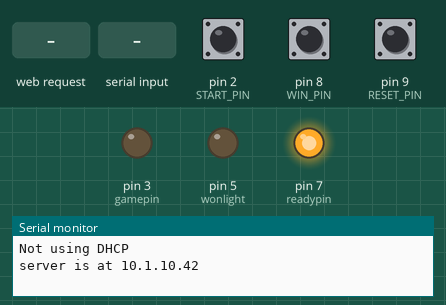
A sketch run on a simulated Arduino Uno, built with avr-gcc and run on an emulated ATmega328P. Shown: output pins drawn as LEDs (lit = HIGH), the last lines printed to the serial monitor. Dashed ring = blinking. The inputs (shaded band) are chosen by the test bench; at power-on: pin 2 (START_PIN) HIGH, pin 8 (WIN_PIN) HIGH, pin 9 (RESET_PIN) HIGH. WiFi joins after 1.5 s; servers stay silent unless stated.

Above: at 1.2 s.
1.3 s: HTTP request GET /gamefailed received
At 2.3 s:
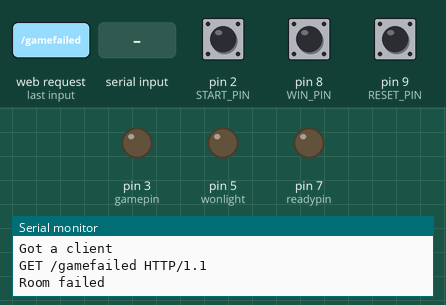
2.8 s: "s\n" received over Serial
At 3.2 s:
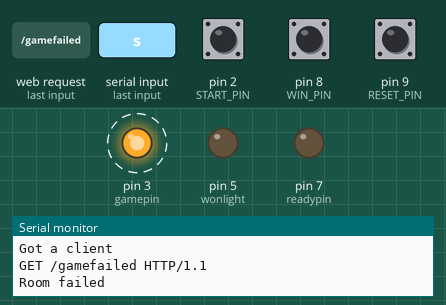
5.8 s: HTTP request GET /roomwon received
At 6.9 s:
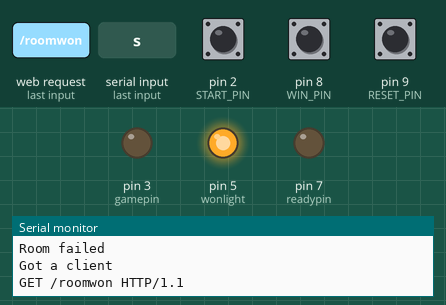
7.3 s: HTTP request GET /confirmstart received
At 8.0 s:
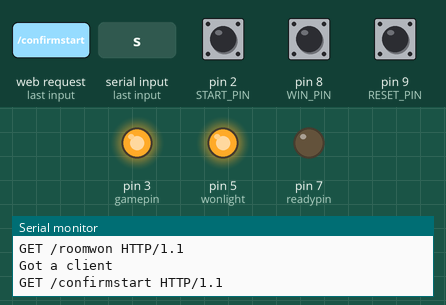
8.8 s: "GET /started\n" received over Serial
At 9.3 s:
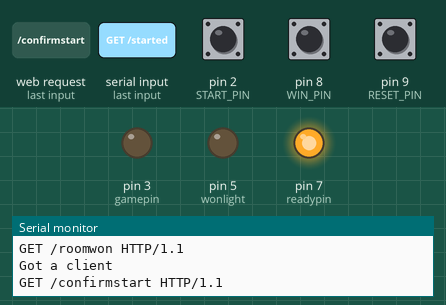
10.3 s: HTTP request GET /confirmstart received
At 11.5 s:
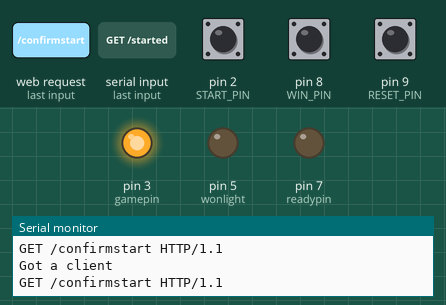
Timing chart, 0 to 12.8 s (numbered marks = the images above; inputs shaded):
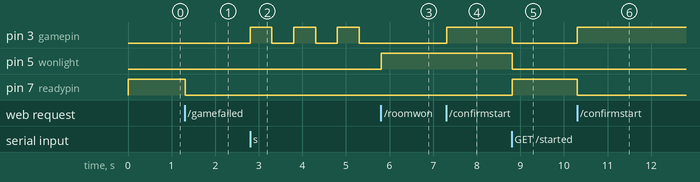

Measured:
- after the input at 1.3 s, pin 7 (readypin): HIGH → LOW at once
- after the input at 2.8 s, pin 3 (gamepin): alternates HIGH for 0.50 s and LOW for 0.50 s, starting at once
- after the input at 5.8 s, pin 3 (gamepin): stays LOW (without the input it goes to HIGH after 0.01 s); pin 5 (wonlight): LOW → HIGH at once
- after the input at 7.3 s, pin 3 (gamepin): LOW → HIGH at once
- after the input at 8.8 s, pin 3 (gamepin), pin 5 (wonlight): HIGH → LOW at once; pin 7 (readypin): LOW → HIGH at once
- after the input at 10.3 s, pin 3 (gamepin): LOW → HIGH at once; pin 7 (readypin): HIGH → LOW at once

The sketch:

ERMControlCodeProductionDebounce.ino
```cpp
/*
 * ERM Control box and game win trigger
 * By Matt Simmons, Operation: Escape Room
 * Hacked together using example code from Nate Shane/Escape Room Master
 */

// Include Ethernet and deBounce Library
#include <Ethernet.h>
#include <Bounce2.h>

// Setup Pins
#define START_PIN 2
#define WIN_PIN 8
#define RESET_PIN 9
int gamepin = 3;
int readypin = 7;
int wonlight = 5;

// Initiate deBounce
Bounce debouncer1 = Bounce();

bool useDHCP = false;

// Enter a MAC address and IP address for your controller below.
// The IP address will be dependent on your local network:
byte mac[] = {
  0xDE, 0xAD, 0xBE, 0xEF, 0xFE, 0xEF
};
IPAddress ip(10, 1, 10, 42);

// Initialize the Ethernet server library
// with the IP address and port you want to use
// (port 80 is default for HTTP):
EthernetServer server(80);

// Setup Room State Variables
bool gameStarted = false; //has the game been started?
bool gameWon = false;  // has the game been won?
bool gameFailed = false; // has the game been failed?

// Setup Variables for loss blink
long previousMillis = 0;
long interval = 500;
int ledState = LOW;


void setup() {
  // start serial connection (debugging)
  Serial.begin(9600);

  // NOTE: pin 1 & 2 are used for Serial
  // 4 & 10 - 13 are used for ethernet

// Sets Pin Modes
  pinMode(START_PIN, INPUT_PULLUP);   // Start Game Button
  pinMode(WIN_PIN, INPUT_PULLUP);   // Game Win Button
  pinMode(RESET_PIN, INPUT_PULLUP);   // Game Win Button
  pinMode(gamepin, OUTPUT);
  pinMode(readypin, OUTPUT);
  pinMode(wonlight, OUTPUT);

// Attaches Win Pin to debouncer variable
  debouncer1.attach(WIN_PIN);
  debouncer1.interval(300);

  // start the Ethernet connection and the server:
  if (useDHCP) {
    Serial.println("Using DHCP");
    Ethernet.begin(mac); // Use DHCP instead of ip
  }
  else {
    Serial.println("Not using DHCP");
    Ethernet.begin(mac, ip);
  }
  server.begin();
  Serial.print("server is at ");
  Serial.println(Ethernet.localIP());


  // Initial game state
  gameStarted = false;
  gameWon = false;
  gameFailed = false;
}


void loop() {
  //read the button value into a variable
  int startBtnVal = digitalRead(START_PIN);
  int resetBtnVal = digitalRead(RESET_PIN);

// Poll deBounced win pin and read to variable wonbounce
  debouncer1.update();
  int wonbounce = debouncer1.read();

// Monitor for Start Button and call startgame function.  Ready light MUST be on
  if (startBtnVal == LOW && digitalRead(readypin) == HIGH) {
    startgame();
  }

// Monitor for signal from FX50 to show final prop has been found and call wongame function.  Game must be running.
  if (gameStarted == true && wonbounce == LOW) {
    wongame();
  }

// Monitor for reset button to reset all variables back to initial values.  Reset button and start button must be pressed at same time.
  if (resetBtnVal == LOW && startBtnVal== LOW) {
    reset();
  }

// Monitor for game failure & blink game pin on fail
  if (gameStarted == true && gameWon == false && gameFailed == true) {
     unsigned long currentMillis = millis();

  if(currentMillis - previousMillis > interval) {
    // save the last time you blinked the LED
    previousMillis = currentMillis;

    // if the LED is off turn it on and vice-versa:
    if (ledState == LOW)
      ledState = HIGH;
    else
      ledState = LOW;

    // set the LED with the ledState of the variable:
    digitalWrite(3, ledState);
  }
  }

// Monitors variables to ensure game conditions are reset and that the final prop is placed correctly before illuminating the ready indicatior.
  if (gameStarted == false && gameWon == false && gameFailed == false && wonbounce == HIGH) {
  digitalWrite(readypin, HIGH);
  digitalWrite(gamepin, LOW);
  digitalWrite(wonlight, LOW);
  }
  else {
  digitalWrite(readypin, LOW);
  }


  // listen for incoming Ethernet connections:
  listenForEthernetClients();

  // Maintain DHCP lease
  if (useDHCP) {
    Ethernet.maintain();
  }


  // Use serial for debugging to bypass web server
  if (Serial.available()) {
    //read serial as a character
    char ser = Serial.read();

    switch (ser) {
      case 'r': // reset prop
        reset();
        break;

      case 's': // button press
        startgame();
        break;

       case 'w': // button press
        wongame();
        break;
    }
  }
}


/*
 * Game states
 */


// Check if game has been started and if not, set gameStarted variable to true.
void startgame() {
  if (gameStarted) {
    return;
  }

  gameStarted = true;
}

// Check if game has been won and if not, set gameWon variable to true
void wongame() {
  if (gameWon) {
    return;
  }

  gameWon = true;
}

// Reset the controller
void reset() {
  gameStarted = false;
  gameWon = false;
  gameFailed = false;
  digitalWrite(wonlight, LOW);
}


/*
 * URL routing for prop commands and polling
 */

// This function dictates what text is returned when the prop is polled over the network
String startString() {
  return gameStarted ? "started" : "not started";
}

String wonString() {
  return gameWon ? "won" : "not won";
}

// Actual request handler
void processRequest(EthernetClient& client, String requestStr) {
  Serial.println(requestStr);

  //ERM Polls this for game started status
  if (requestStr.startsWith("GET /started")) {
    Serial.println("polled for status!");
    writeClientResponse(client, startString());
  //ERM Polls this for game won status
  } else if (requestStr.startsWith("GET /won")) {
    Serial.println("polled for won!");
    writeClientResponse(client, wonString());
  //Reset call from ERM
  } else if (requestStr.startsWith("GET /reset")) {
    Serial.println("Room reset");
    reset();
    writeClientResponse(client, "Room Reset");
  //Game failed call from ERM
  } else if (requestStr.startsWith("GET /gamefailed")) {
    Serial.println("Room failed");
    gameFailed = true;
    writeClientResponse(client, "Room Failed");
  //Game started confirmation from ERM.  Only way the gamestarted LED can be lit.
  } else if (requestStr.startsWith("GET /confirmstart")) {
    gameStarted = true;
    digitalWrite(gamepin, HIGH);
    writeClientResponse(client, "Start Confirmed");
  }
  //Room Completion call from ERM.
    else if (requestStr.startsWith("GET /roomwon")) {
    gameWon = true;
    digitalWrite(gamepin, LOW);
    digitalWrite(wonlight, HIGH);
    writeClientResponse(client, "Room Won Confirmed");
  }else {
    writeClientResponseNotFound(client);
  }
}


/*
 * HTTP helper functions
 */

void listenForEthernetClients() {
  // listen for incoming clients
  EthernetClient client = server.available();
  if (client) {
    Serial.println("Got a client");
    // Grab the first HTTP header (GET /status HTTP/1.1)
    String requestStr;
    boolean firstLine = true;
    // an http request ends with a blank line
    boolean currentLineIsBlank = true;
    while (client.connected()) {
      if (client.available()) {
        char c = client.read();
        // if you've gotten to the end of the line (received a newline
        // character) and the line is blank, the http request has ended,
        // so you can send a reply
        if (c == '\n' && currentLineIsBlank) {
          processRequest(client, requestStr);
          break;
        }
        if (c == '\n') {
          // you're starting a new line
          currentLineIsBlank = true;
          firstLine = false;
        } else if (c != '\r') {
          // you've gotten a character on the current line
          currentLineIsBlank = false;

          if (firstLine) {
            requestStr.concat(c);
          }
        }
      }
    }
    // give the web browser time to receive the data
    delay(1);
    // close the connection:
    client.stop();
  }
}


void writeClientResponse(EthernetClient& client, String bodyStr) {
  // send a standard http response header
  client.println("HTTP/1.1 200 OK");
  client.println("Content-Type: text/plain");
  client.println("Access-Control-Allow-Origin: *");  // ERM will not be able to connect without this header!
  client.println();
  client.print(bodyStr);
}


void writeClientResponseNotFound(EthernetClient& client) {
  // send a standard http response header
  client.println("HTTP/1.1 404 Not Found");
  client.println("Access-Control-Allow-Origin: *");  // ERM will not be able to connect without this header!
  client.println();
}
```
